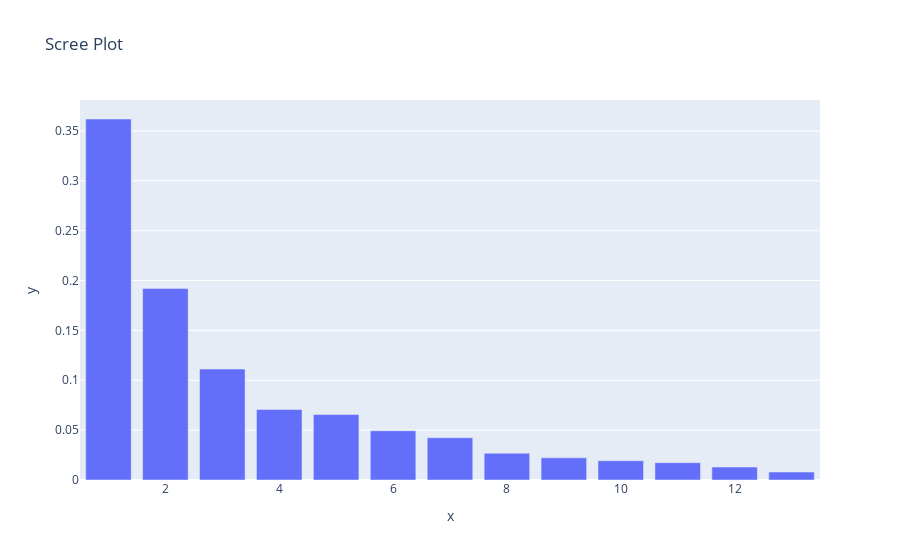

The notebook cell this image was saved under:
### Markdown cell above
_____________________
#### Part 2: PCA in practice
    
1. Plot a scree plot to determine the number of principal components you want to keep. Use the elbow rule.

2. Create a cumulative explained_variance_ratio plot. Determine the number of principal components you want to keep. Use the elbow rule. 

3. Refit your PCA with the chosen optimal number of principal components and project the principal components to a DataFrame. Also, you should name the columns of the DataFrame appropriately. 

4. Export the data with the new features to a CSV file. The number of rows should be the same as in the original dataset.

### Code cell
# plot scree
PC_values = np.arange(pca.n_components_) + 1
fig = px.bar(x=PC_values, y =pca.explained_variance_ratio_, title='Scree Plot')

fig.show()

### Figure 1 — Plotly figure (JSON) as saved in the notebook; plotly's stock layout.template omitted (floating-point values rounded to 4 significant figures)
{"data": [{"alignmentgroup": "True", "hovertemplate": "x=%{x}<br>y=%{y}<extra></extra>", "legendgroup": "", "marker": {"color": "#636efa", "pattern": {"shape": ""}}, "name": "", "offsetgroup": "", "orientation": "v", "showlegend": false, "textposition": "auto", "type": "bar", "x": [1, 2, 3, 4, 5, 6, 7, 8, 9, 10, 11, 12, 13], "xaxis": "x", "y": [0.362, 0.1921, 0.1112, 0.07069, 0.06563, 0.04936, 0.04239, 0.02681, 0.02222, 0.0193, 0.01737, 0.01298, 0.007952], "yaxis": "y"}], "layout": {"autosize": true, "barmode": "relative", "legend": {"tracegroupgap": 0}, "title": {"text": "Scree Plot"}, "xaxis": {"anchor": "y", "autorange": true, "domain": [0, 1], "range": [0.5, 13.5], "title": {"text": "x"}, "type": "linear"}, "yaxis": {"anchor": "x", "autorange": true, "domain": [0, 1], "range": [0, 0.381], "title": {"text": "y"}, "type": "linear"}}}
